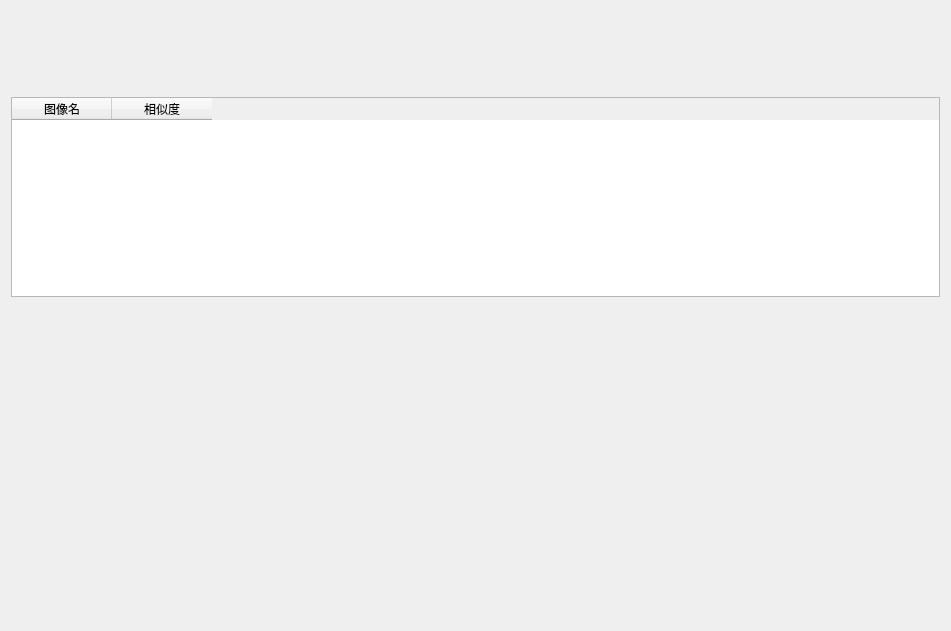
<?xml version="1.0" encoding="UTF-8"?>
<ui version="4.0">
 <class>ReCheckWdg</class>
 <widget class="QWidget" name="ReCheckWdg">
  <property name="geometry">
   <rect>
    <x>0</x>
    <y>0</y>
    <width>951</width>
    <height>631</height>
   </rect>
  </property>
  <property name="windowTitle">
   <string>缺陷查重</string>
  </property>
  <layout class="QVBoxLayout" name="verticalLayout">
   <item>
    <widget class="QWidget" name="widget_top" native="true">
     <property name="maximumSize">
      <size>
       <width>16777215</width>
       <height>80</height>
      </size>
     </property>
    </widget>
   </item>
   <item>
    <widget class="QTableWidget" name="tableWidget">
     <property name="maximumSize">
      <size>
       <width>16777215</width>
       <height>200</height>
      </size>
     </property>
     <column>
      <property name="text">
       <string>图像名</string>
      </property>
     </column>
     <column>
      <property name="text">
       <string>相似度</string>
      </property>
     </column>
    </widget>
   </item>
   <item>
    <widget class="QWidget" name="widget" native="true"/>
   </item>
  </layout>
 </widget>
 <resources/>
 <connections/>
</ui>
